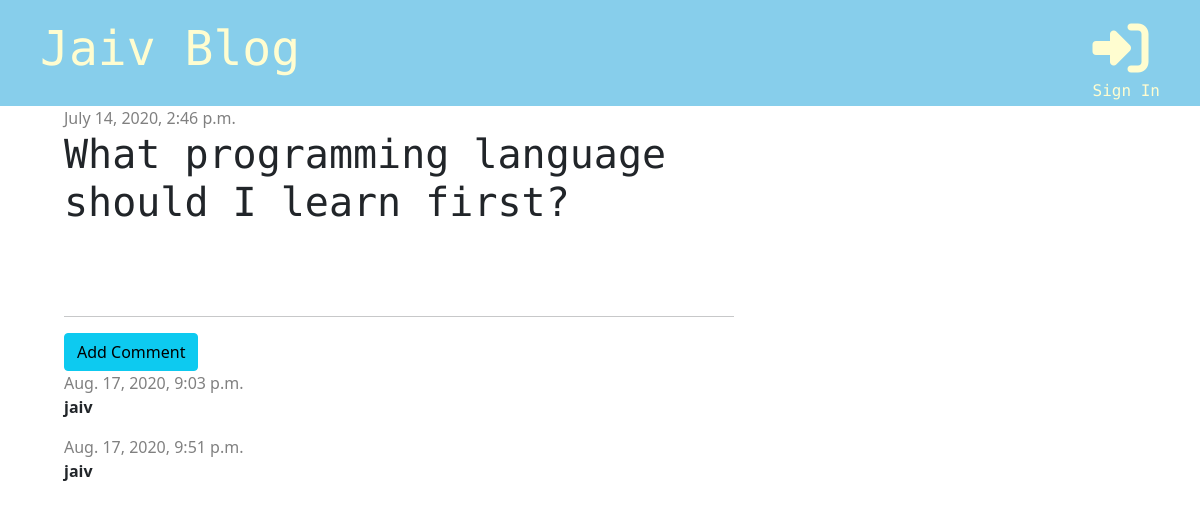
The app's page /post/1, older data.
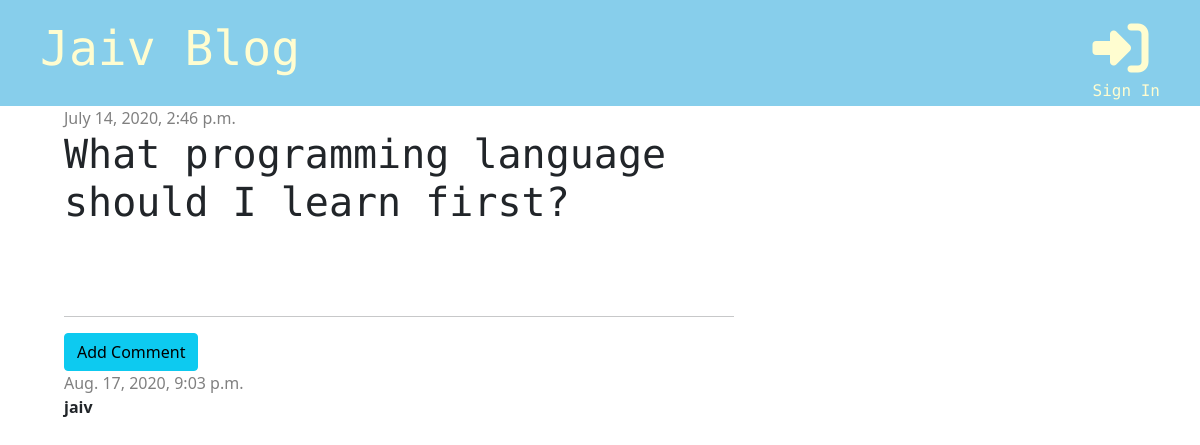
The same page, newer data.
### blog/models.py (models this page shows, shortened)
class Comment(models.Model):
    post = models.ForeignKey('blog.Post', on_delete=models.CASCADE, related_name='comments')
    author = models.CharField(max_length=200)
    text = models.TextField()
    created_date = models.DateTimeField(default=timezone.now)
    approved = models.BooleanField(default=False)

### blog/views.py (the view)
# urls.py: path('post/<int:pk>', views.post_detail, name='post_detail'),
def post_detail(request, pk):
    post = get_object_or_404(Post, pk=pk)
    stuff_for_frontend = {'post': post}
    return render(request, 'blog/post_detail.html', stuff_for_frontend)

### blog/templatetags/markdownify.py (called while the page is built)
@register.filter
def markdown(value):
    renderer = HighlightRenderer()
    markdown = mistune.Markdown(renderer=renderer)
    return markdown(value)

### blog/templates/blog/post_detail.html (shortened to what this page needs)
{% extends 'blog/base.html'%}
{% load markdownify %}
    {% block content %}
        <div class="post">
            {% if post.published_date %}
            <div class="date">
                {{ post.published_date }}
            </div>
            {% else %}
                <a href="{% url 'post_publish' pk=post.pk %}" class="btn btn-primary">Publish</a>
            {% endif %}
            <h1>{{ post.title }}</h1>
        </div>
        <hr>
        <a href="{% url 'add_comment_to_post' pk=post.pk %}" class="btn btn-info">Add Comment</a>
        {% for comment in post.comments.all %}
            {% if user.is_authenticated  or comment.approved %}
            <div class="comment">
                <div class="date">
                    {{ comment.created_date }}
                </div>
                <strong>{{ comment.author }}</strong>
            {% endif %}
        {% empty %}
            <p>No comments yet...</p>
        </div>
        {% endfor %}
{% endblock %}

Row changes from the older to the newer data that the page shows:
no longer on this page (row edited): Comment: created_date "Aug. 17, 2020, 9:51 p.m.", author "jaiv"
